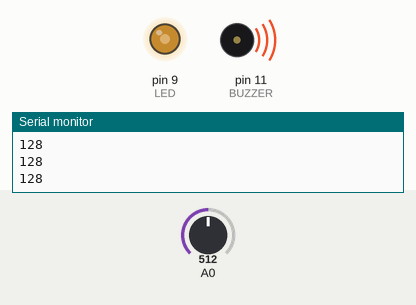
Simulated run of this sketch. Board: Arduino Uno, built with avr-gcc and run on an emulated ATmega328P. Shown: output pins drawn as LEDs (lit = HIGH), buzzer (waves = sounding), the last lines printed to the serial monitor. The test bench sets the inputs (shaded band); at power-on: A0 = 512.

Above: at 1.2 s.
1.3 s: A0 set to 306
At 2.5 s:
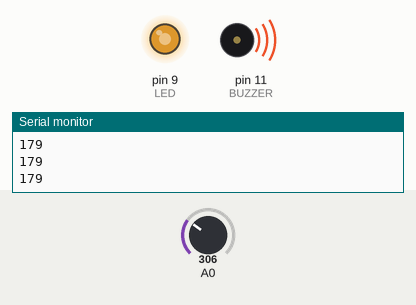
2.8 s: A0 set to 122
At 3.9 s:
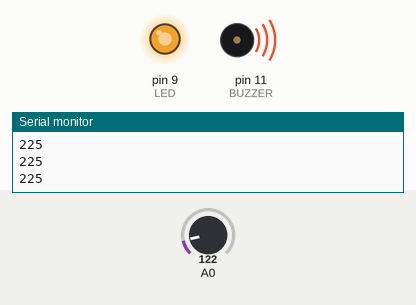
4.3 s: A0 set to 0
At 5.2 s:
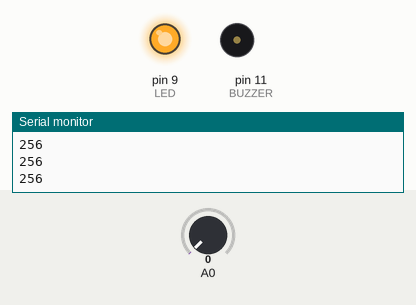
5.8 s: A0 set to 900
At 6.5 s:
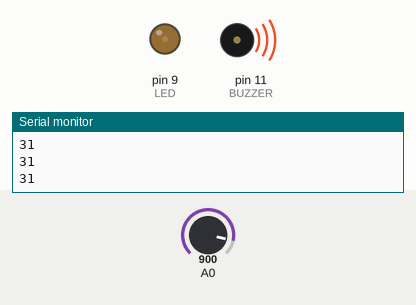
7.3 s: A0 set to 1023
At 7.8 s:
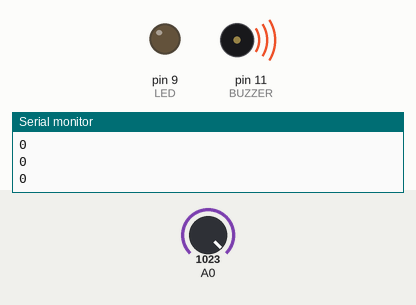
8.8 s: A0 set to 511
At 9.1 s:
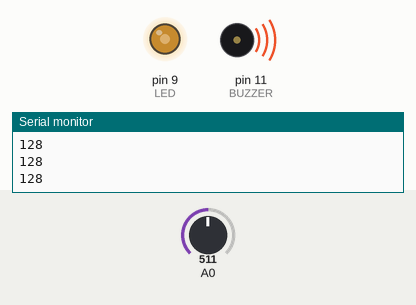
Timing chart, 0 to 11.3 s (numbered marks = the images above; inputs shaded):
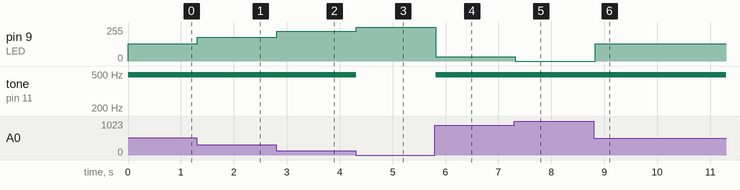

The sketch:

LDR_BUZZER_LED.ino
```cpp
#define LED 9
#define LDR 0
#define BUZZER 11

int val = 0;
int brightness = 0;

void setup() {

  pinMode(LED, OUTPUT);
  Serial.begin(9600);

}

void loop() {

  val = analogRead(0);

  brightness = 1024 - val;

  Serial.println(brightness/4);

  analogWrite(LED, brightness/4) ;

  analogWrite(BUZZER, brightness/4) ;

  delay (100);

}
```

Measured:
- after the input at 1.3 s, pin 9 (LED): 128/255 → 179/255 at once
- after the input at 2.8 s, pin 9 (LED): 179/255 → 225/255 at once
- after the input at 4.3 s, pin 9 (LED): 225/255 → 255/255 at once; tone on pin 11 (BUZZER): 490 Hz → silent at once
- after the input at 5.8 s, pin 9 (LED): 255/255 → 31/255 at once; tone on pin 11 (BUZZER): silent → 490 Hz at once
- after the input at 7.3 s, pin 9 (LED): 31/255 → 0/255 at once
- after the input at 8.8 s, pin 9 (LED): 0/255 → 128/255 at once
